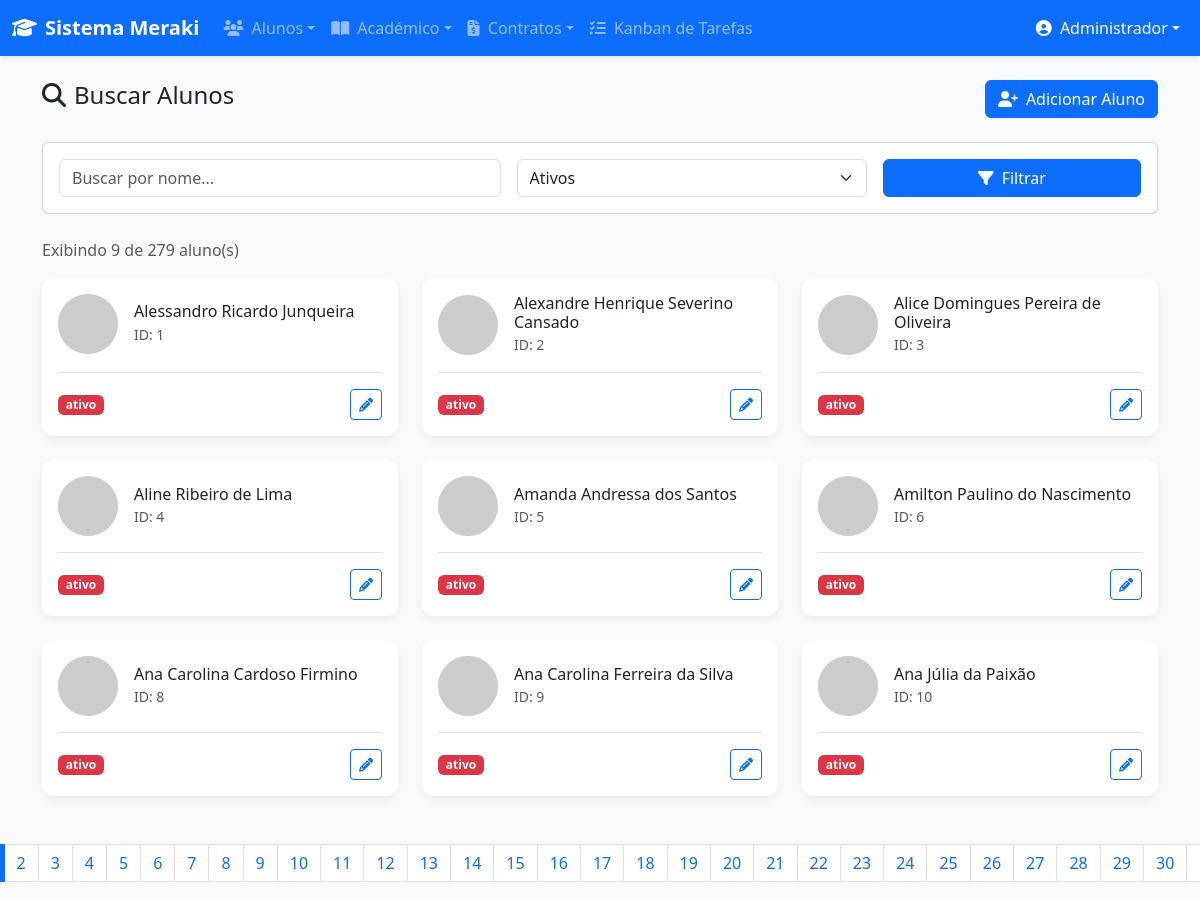
/buscar_aluno.php (signed in), run on an earlier commit of the app's database.
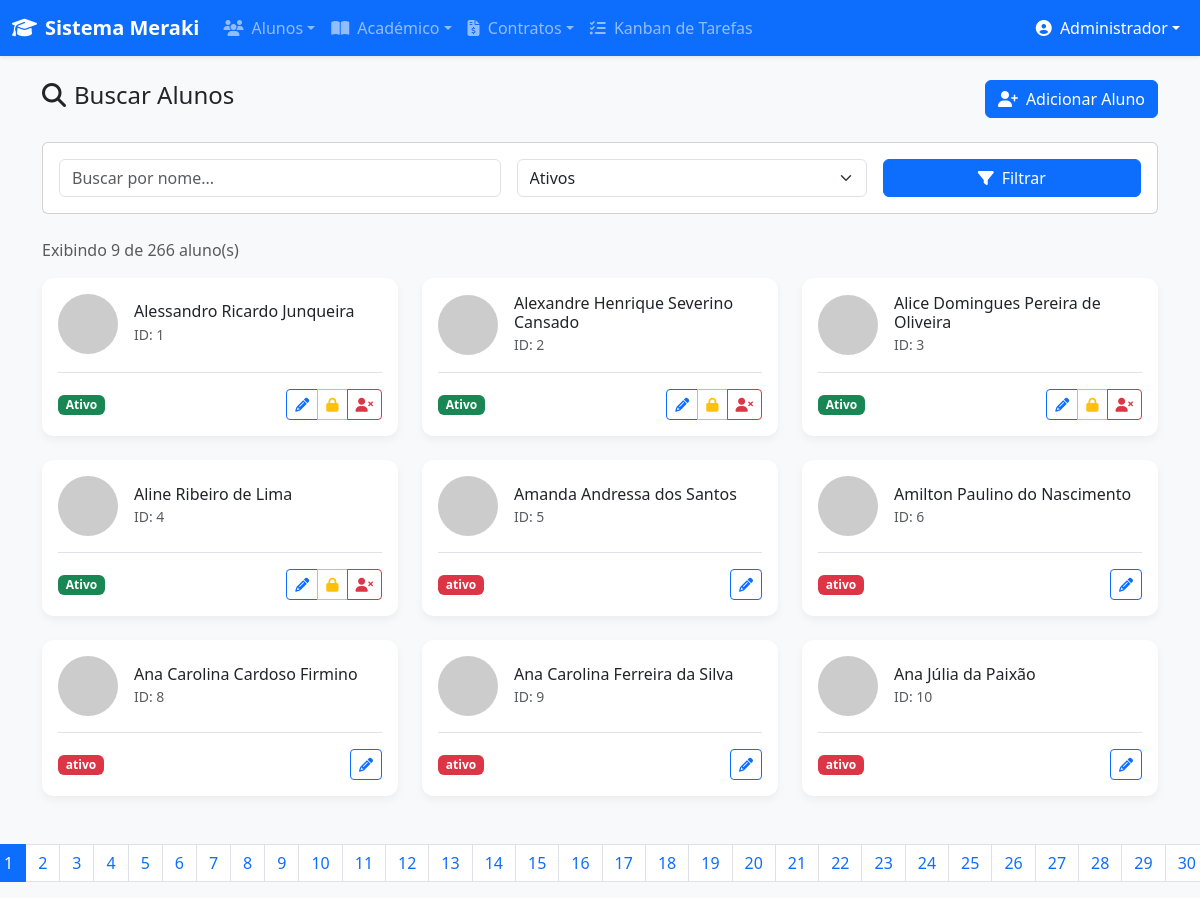
And on a later commit of the database.
### tables this page shows
CREATE TABLE `alunos` (
  `id` int(11) NOT NULL,
  `nome` varchar(100) NOT NULL,
  `codigo_original` varchar(10) DEFAULT NULL,
  `turma_original` varchar(100) DEFAULT NULL,
  `idade` int(11) DEFAULT NULL,
  `telefone` varchar(20) DEFAULT NULL,
  `cpf` varchar(20) DEFAULT NULL,
  `senha` varchar(255) DEFAULT NULL,
  `foto_perfil` varchar(255) DEFAULT NULL,
  `pontos_fidelidade` int(11) DEFAULT '0',
  `responsavel` varchar(100) DEFAULT NULL,
  `telefone_responsavel` varchar(20) DEFAULT NULL,
  `status` varchar(30) DEFAULT NULL,
  `data_status` date DEFAULT NULL,
  `email` varchar(100) DEFAULT NULL,
  `data_nascimento` date DEFAULT NULL,
  `tipo_aluno_id` int(11) NOT NULL,
  `turma_id` int(11) DEFAULT NULL,
  `data_cadastro` datetime DEFAULT CURRENT_TIMESTAMP,
  `observacoes` text,
  `curso_id` int(11) DEFAULT NULL
);

### buscar_aluno.php (the view, shortened to what this page needs)
<?php
require 'conexao.php';
$nome = filter_input(INPUT_GET, 'nome', FILTER_SANITIZE_STRING) ?? '';
$status = filter_input(INPUT_GET, 'status', FILTER_SANITIZE_STRING) ?? 'Ativo';
$por_pagina = 9;
$pagina_atual = filter_input(INPUT_GET, 'pagina', FILTER_VALIDATE_INT) ?? 1;
$offset = ($pagina_atual - 1) * $por_pagina;
$params = [':status' => $status, ':nome' => "%$nome%"];
$where_clause = "WHERE a.status = :status AND a.nome LIKE :nome";
$stmt_total = $pdo->prepare("SELECT COUNT(a.id) FROM alunos a $where_clause");
$stmt_total->execute($params);
$total_alunos = $stmt_total->fetchColumn();
$total_paginas = ceil($total_alunos / $por_pagina);
$query_alunos = "
    SELECT a.id, a.nome, a.data_nascimento, a.responsavel, a.telefone, a.status, a.foto_perfil,
           GROUP_CONCAT(t.nome SEPARATOR ', ') as turmas
    FROM alunos a
    LEFT JOIN alunos_turmas at ON a.id = at.aluno_id AND at.ativo = 1
    LEFT JOIN turmas t ON at.turma_id = t.id
    $where_clause
    GROUP BY a.id
    ORDER BY a.nome
    LIMIT :limit OFFSET :offset
";
$stmt_alunos = $pdo->prepare($query_alunos);
$stmt_alunos->bindValue(':limit', $por_pagina, PDO::PARAM_INT);
$stmt_alunos->bindValue(':offset', $offset, PDO::PARAM_INT);
$stmt_alunos->bindValue(':status', $status);
$stmt_alunos->bindValue(':nome', "%$nome%");
$stmt_alunos->execute();
$alunos = $stmt_alunos->fetchAll(PDO::FETCH_ASSOC);
?>
<!DOCTYPE html>
<html lang="pt-BR">
<head>
    <link href="https://cdn.jsdelivr.net/npm/bootstrap@5.3.3/dist/css/bootstrap.min.css" rel="stylesheet">
    <link href="https://cdnjs.cloudflare.com/ajax/libs/font-awesome/6.4.0/css/all.min.css" rel="stylesheet">
</head>
<body>
<?php include 'nav.php'; ?>
<div class="container mt-4">
    <div class="d-flex justify-content-between align-items-center mb-4">
        <h2 class="h4"><i class="fas fa-search me-2"></i>Buscar Alunos</h2>
        <a href="cadastro_aluno.php" class="btn btn-primary"><i class="fas fa-user-plus me-2"></i>Adicionar Aluno</a>
    </div>
    <div class="card mb-4">
        <div class="card-body">
            <form method="GET" class="row g-3">
                <div class="col-md-5"><input type="text" name="nome" class="form-control" placeholder="Buscar por nome..." value="<?php echo htmlspecialchars($nome); ?>"></div>
                <div class="col-md-4">
                    <select name="status" class="form-select">
                        <option value="Ativo" <?php echo $status === 'Ativo' ? 'selected' : '' ?>>Ativos</option>
                    </select>
                </div>
                <div class="col-md-3"><button type="submit" class="btn btn-primary w-100"><i class="fas fa-filter me-2"></i>Filtrar</button></div>
            </form>
        </div>
    </div>
    <div class="d-flex justify-content-between align-items-center mb-3">
        <span class="text-muted">Exibindo <?php echo count($alunos); ?> de <?php echo $total_alunos; ?> aluno(s)</span>
    </div>
    <div class="row">
        <?php if (empty($alunos)): ?>
            <div class="col-12"><div class="alert alert-info text-center">Nenhum aluno encontrado.</div></div>
        <?php else: ?>
            <?php foreach ($alunos as $aluno): ?>
                <div class="col-md-6 col-lg-4 mb-4">
                    <div class="card student-card h-100">
                        <div class="card-body d-flex flex-column">
                            <div class="d-flex align-items-center mb-3">
                                <?php
                                    $foto_aluno = (!empty($aluno['foto_perfil']) && file_exists($aluno['foto_perfil'])) ? $aluno['foto_perfil'] : 'https://i.pravatar.cc/150?u=' . $aluno['id'];
                                ?>
                                <img src="<?php echo $foto_aluno; ?>" alt="Avatar" class="rounded-circle me-3 student-avatar">
                                <div>
                                    <h5 class="card-title mb-0 fs-6"><?php echo htmlspecialchars($aluno['nome']); ?></h5>
                                    <small class="text-muted">ID: <?php echo $aluno['id']; ?></small>
                                </div>
                            </div>
                            <div class="mt-auto pt-3 border-top">
                                <div class="d-flex justify-content-between align-items-center">
                                    <?php
                                        $status_class = $aluno['status'] === 'Ativo' ? 'success' : ($aluno['status'] === 'Trancado' ? 'warning' : 'danger');
                                    ?>
                                    <span class="badge bg-<?php echo $status_class; ?>"><?php echo $aluno['status']; ?></span>
                                    <div class="btn-group">
                                        <a href="editar_aluno.php?id=<?php echo $aluno['id']; ?>" class="btn btn-sm btn-outline-primary" title="Editar Aluno"><i class="fas fa-pencil-alt"></i></a>
                                        <?php if ($aluno['status'] === 'Ativo'): ?>
                                            <button class="btn btn-sm btn-outline-warning" title="Trancar Aluno" data-bs-toggle="modal" data-bs-target="#statusModal" data-aluno-id="<?php echo $aluno['id']; ?>" data-aluno-nome="<?php echo htmlspecialchars($aluno['nome']); ?>" data-acao="Trancado"><i class="fas fa-lock"></i></button>
                                            <button class="btn btn-sm btn-outline-danger" title="Cancelar Matrícula" data-bs-toggle="modal" data-bs-target="#statusModal" data-aluno-id="<?php echo $aluno['id']; ?>" data-aluno-nome="<?php echo htmlspecialchars($aluno['nome']); ?>" data-acao="Cancelado"><i class="fas fa-user-times"></i></button>
                                        <?php endif; ?>
                                    </div>
                                </div>
                            </div>
                        </div>
                    </div>
                </div>
            <?php endforeach; ?>
        <?php endif; ?>
    </div>
    <nav class="mt-4"><ul class="pagination justify-content-center">
        <?php for ($i = 1; $i <= $total_paginas; $i++): ?>
            <li class="page-item <?php echo $i === $pagina_atual ? 'active' : ''; ?>"><a class="page-link" href="?pagina=<?php echo $i; ?>&nome=<?php echo urlencode($nome); ?>&status=<?php echo urlencode($status); ?>"><?php echo $i; ?></a></li>
        <?php endfor; ?>
    </ul></nav>
</div>
</body>
</html>

### nav.php (shortened to what this page needs)
<nav class="navbar navbar-expand-lg navbar-dark bg-primary mb-4 shadow-sm">
    <div class="container-fluid">
        <a class="navbar-brand fw-bold" href="index.php"><i class="fas fa-graduation-cap me-2"></i>Sistema Meraki</a>
        <div class="collapse navbar-collapse" id="mainNavbarCollapse">
            <ul class="navbar-nav me-auto mb-2 mb-lg-0">
                <li class="nav-item dropdown"><a class="nav-link dropdown-toggle" href="#" role="button" data-bs-toggle="dropdown"><i class="fas fa-users me-1"></i> Alunos</a></li>
                <li class="nav-item dropdown"><a class="nav-link dropdown-toggle" href="#" role="button" data-bs-toggle="dropdown"><i class="fas fa-book-open me-1"></i> Académico</a></li>
                <li class="nav-item dropdown"><a class="nav-link dropdown-toggle" href="#" role="button" data-bs-toggle="dropdown"><i class="fas fa-file-invoice-dollar me-1"></i> Contratos</a></li>
                <li class="nav-item"><a class="nav-link" href="kanban.php"><i class="fas fa-tasks me-1"></i> Kanban de Tarefas</a></li>
            </ul>
            <ul class="navbar-nav ms-auto"><li class="nav-item dropdown"><a class="nav-link dropdown-toggle text-white" href="#" role="button" data-bs-toggle="dropdown"><i class="fas fa-user-circle me-1"></i> <?php echo htmlspecialchars($_SESSION['usuario_nome'] ?? 'Usuário'); ?></a></li></ul>
        </div>
    </div>
</nav>

### buscar_aluno.php (style rules this page uses)
body { background-color: #f8f9fa; }
.student-card { box-shadow: 0 4px 8px rgba(0,0,0,0.05); transition: all 0.3s ease; border: none; border-radius: 0.75rem; }
.student-avatar { width: 60px; height: 60px; object-fit: cover; }

What changed in the data, as far as the page shows it:
changed alunos "Alessandro Ricardo Junqueira": status "ativo" → "Ativo"
changed alunos "Alexandre Henrique Severino Cansado": status "ativo" → "Ativo"
changed alunos "Alice Domingues Pereira de Oliveira": status "ativo" → "Ativo"
changed alunos "Aline Ribeiro de Lima": status "ativo" → "Ativo"
Also different on the page:
$total_alunos: "279" → "266"
new list line: "1"
